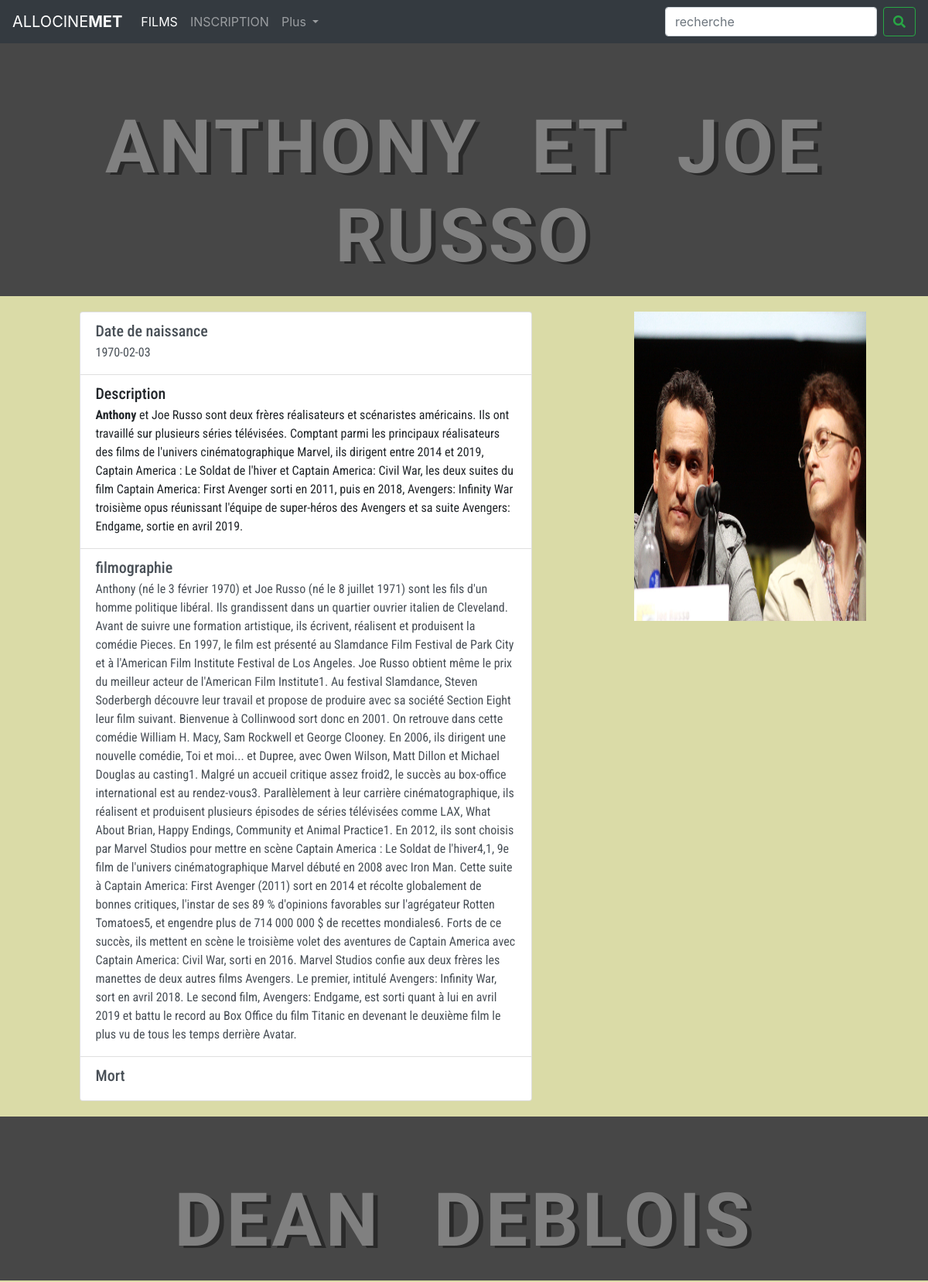
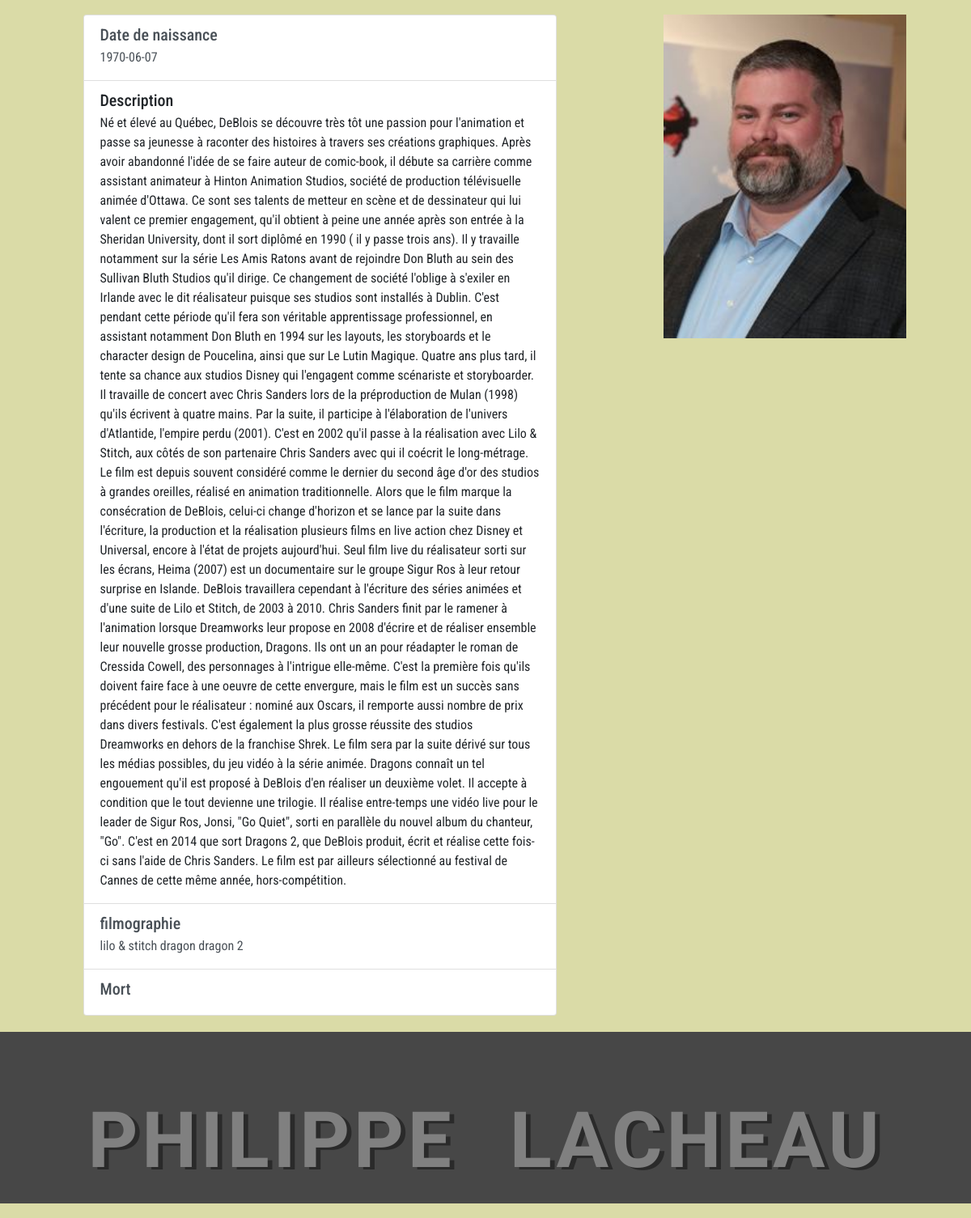
/realisateur.php (upper part), run on the app's committed database (2 pictures, top to bottom).
### tables this page shows
CREATE TABLE IF NOT EXISTS `realisateur` (
  `id_realisateur` int(11) NOT NULL AUTO_INCREMENT,
  `nom_realisateur` varchar(255) DEFAULT NULL,
  `image_realisateur` varchar(255) DEFAULT NULL,
  `date_naissance` date DEFAULT NULL,
  `description_realisateur` text,
  `filmographie_realisateur` text,
  PRIMARY KEY (`id_realisateur`)
);

### realisateur.php (the view, shortened to what this page needs)
<!DOCTYPE html>
<html lang="fr">
<head>
  <link rel="stylesheet" href="https://unpkg.com/flickity@2/dist/flickity.min.css">
  <link rel="stylesheet" href="https://use.fontawesome.com/releases/v5.8.1/css/all.css"
>
  <link rel="stylesheet" href="https://stackpath.bootstrapcdn.com/bootstrap/4.3.1/css/bootstrap.min.css"
>
    <link rel="stylesheet" href="css/style_pages_cont_real_act.css">
    <link rel="stylesheet" href="css/footer.css">
</head>
<body>
    <header>
    <nav class="navbar navbar-expand-lg navbar-dark bg-dark">
  <a class="navbar-brand" href="index.php">ALLOCINE<strong>MET</strong></a>
  <div class="collapse navbar-collapse" id="navbarSupportedContent">
    <ul class="navbar-nav mr-auto">
      <li class="nav-item active">
        <a class="nav-link" href="allo_films.php">FILMS <span class="sr-only">(current)</span></a>
      </li>
      <li class="nav-item">
        <a class="nav-link" href="contact.php">INSCRIPTION</a>
      </li>
      <li class="nav-item dropdown">
        <a class="nav-link dropdown-toggle" href="#" id="navbarDropdown" role="button" data-toggle="dropdown" aria-haspopup="true" aria-expanded="false">
          Plus
        </a>
      </li>
    </ul>
    <form class="form-inline my-2 my-lg-0">
      <input class="form-control mr-sm-2" type="search" placeholder="recherche" aria-label="Search">
      <button class="btn btn-outline-success my-2 my-sm-0" type="submit"><i style="font-size:1em" class="fas fa-search"></i></button>
    </form>
  </div>
</nav>
  </header>
  <?php include 'connectionbdd.php' ;
  $requete3 = $bdd->query("SELECT * FROM realisateur");
  while ($resultat = $requete3->fetch())
  {
  ?>
  <main id="real">
        <div class="hoofd">
          <h1 class="text-uppercase"><?php echo $resultat['nom_realisateur']; ?></h1>
      </div>
<div class="row">
  <div class="col-1 col-sm-1 col-md-1 col-lg-1 col-xl-1"></div>
  <div class="col-10 col-sm-10 col-md-5 col-lg-5 col-xl-6">
  <div class="list-group CI">
<a href="#" class="list-group-item list-group-item-action">
  <div class="d-flex w-100 justify-content-between">
    <h5 class="mb-1">Date de naissance</h5>
  </div>
  <p class="mb-1"><?php echo $resultat['date_naissance']; ?></p>
</a>
<a  class="list-group-item list-group-item-action">
  <div class="d-flex w-100 justify-content-between">
    <h5 class="mb-1">Description</h5>
  </div>
  <p class="mb-1"><?php echo $resultat['description_realisateur']; ?></p>
</a>
<a href="#" class="list-group-item list-group-item-action">
  <div class="d-flex w-100 justify-content-between">
    <h5 class="mb-1">filmographie</h5>
  </div>
  <p class="mb-1"><?php echo $resultat['filmographie_realisateur']; ?></p>
</a>
<a href="#" class="list-group-item list-group-item-action">
  <div class="d-flex w-100 justify-content-between">
    <h5 class="mb-1">Mort</h5>
  </div>
</a>
</div>
</div>
<div class="col-3 col-sm-3 col-md-1 col-lg-1 col-xl-1"></div>
<div class="col-6 col-sm-6 col-md-3 col-lg-3 col-xl-3">
  <img src="img/<?php echo $resultat['image_realisateur']; ?>" height="400px" width="300px"></img>
</div>
<div class="col-3 col-sm-3 col-md-2 col-lg-2 col-xl-1"></div>
</div>
    <?php
}
?>
    </main>
</body>
</html>

### css/style_pages_cont_real_act.css (style rules this page uses)
* { margin: 0; padding: 0; box-sizing: 0; }
#content, #real, #acteur { background-color: #dadba7; padding-bottom: 20px; }
#content, #real { font-family: 'Roboto Condensed', sans-serif; }
#content .hoofd, #real .hoofd, #acteur .hoofd { display: flex; align-items: center; justify-content: center; flex-direction: column; width: 100%; min-height: 20vh; background-color: #474747; padding-bottom: 1%; }
#content h1, #real h1, #acteur h1 { font-family: 'Poiret One', cursive; text-shadow: .06em .03em rgba(0, 0, 0, 0.404); font-size: 6em; font-weight: 600; word-spacing: 0.4em; letter-spacing: 0.05em; text-align: center; margin-top: 0.8em; }
#content h1, #real h1 { color: grey; }
#real .row, #acteur .row { margin-top: 20px; }
#real .CI, #acteur .CI { margin-bottom: 20px; }

### css/footer.css (style rules this page uses)
* { margin: 0; padding: 0; box-sizing: 0; }

### data on the page
realisateur: nom_realisateur "ANTHONY ET JOE RUSSO", date_naissance "1970-02-03", description_realisateur "Anthony et Joe Russo sont deux frères réalisateurs et scénaristes américains. Ils ont travaillé sur plusieurs séries télévisées. Comptant parmi les principaux réalisateurs des films de l'univers cinématographique Marvel, ils dirigent entre 2014 et 2019, Captain America : Le Soldat de l'hiver et Captain America: Civil War, les deux suites du film Captain America: First Avenger sorti en 2011, puis en 2018, Avengers: Infinity War troisième opus réunissant l'équipe de super-héros des Avengers et sa suite Avengers: Endgame, sortie en avril 2019.", filmographie_realisateur "Anthony (né le 3 février 1970) et Joe Russo (né le 8 juillet 1971) sont les fils d'un homme politique libéral. Ils grandissent dans un quartier ouvrier italien de Cleveland. Avant de suivre une formation artistique, ils écrivent, réalisent et produisent la comédie Pieces. En 1997, le film est présenté au Slamdance Film Festival de Park City et à l'American Film Institute Festival de Los Angeles. Joe Russo obtient même le prix du meilleur acteur de l'American Film Institute1. Au festival Slamdance, Steven Soderbergh découvre leur travail et propose de produire avec sa société Section Eight leur film suivant. Bienvenue à Collinwood sort donc en 2001. On retrouve dans cette comédie William H.…", image_realisateur (picture)
realisateur: nom_realisateur "DEAN DEBLOIS", date_naissance "1970-06-07", description_realisateur "Né et élevé au Québec, DeBlois se découvre très tôt une passion pour l'animation et passe sa jeunesse à raconter des histoires à travers ses créations graphiques. Après avoir abandonné l'idée de se faire auteur de comic-book, il débute sa carrière comme assistant animateur à Hinton Animation Studios, société de production télévisuelle animée d'Ottawa. Ce sont ses talents de metteur en scène et de dessinateur qui lui valent ce premier engagement, qu'il obtient à peine une année après son entrée à la Sheridan University, dont il sort diplômé en 1990 ( il y passe trois ans). Il y travaille notamment sur la série Les Amis Ratons avant de rejoindre Don Bluth au sein des Sullivan Bluth Studios…", filmographie_realisateur "lilo & stitch dragon dragon 2", image_realisateur (picture)
realisateur: nom_realisateur "PHILIPPE LACHEAU"
